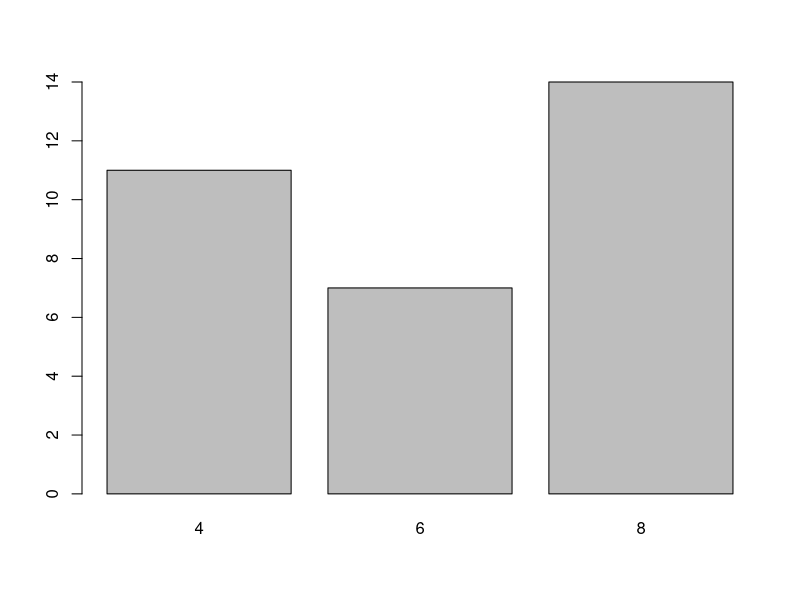
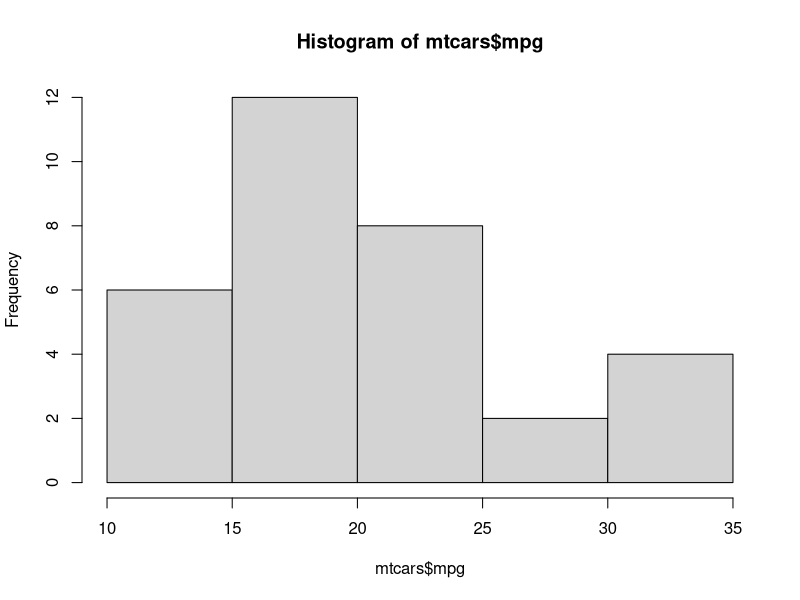
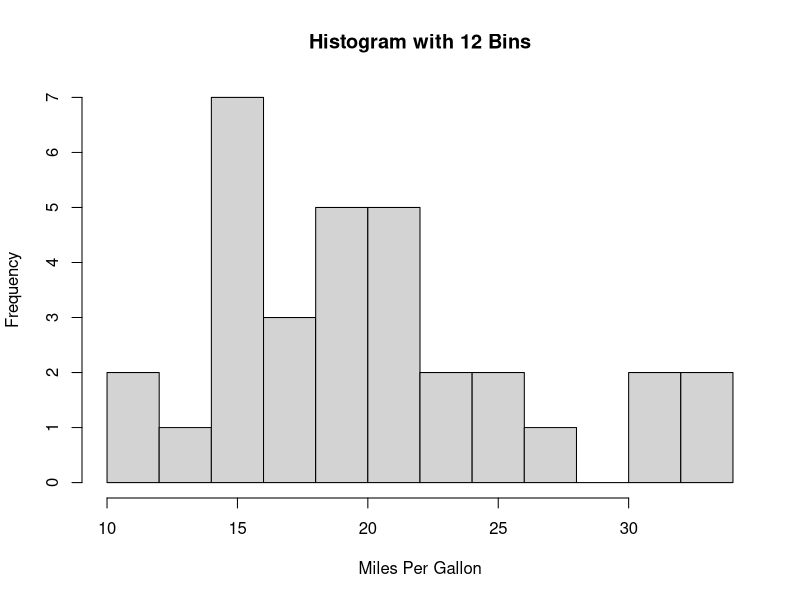
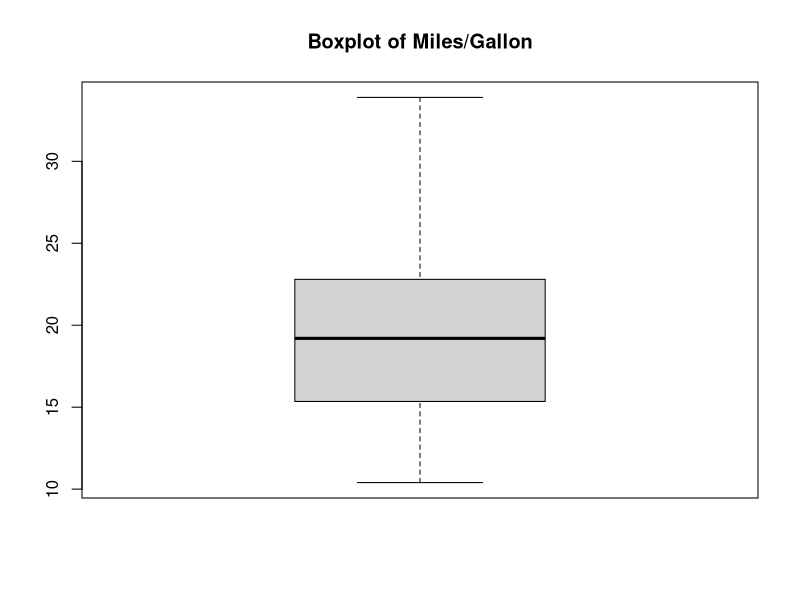
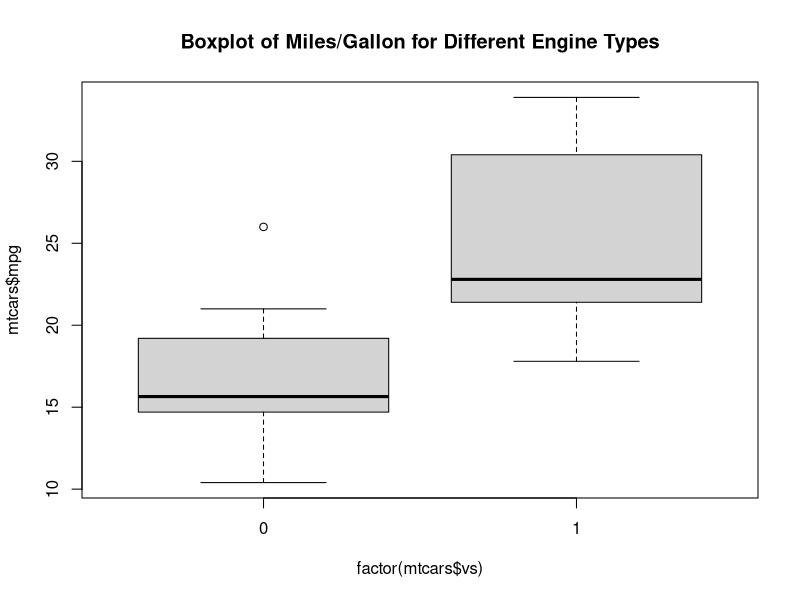
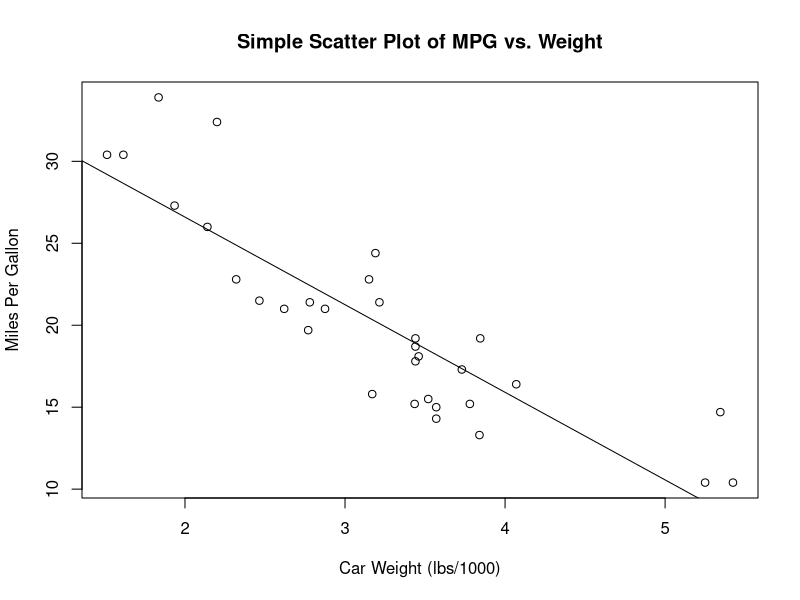

Here is the R script that generated these plots, in order:
##############################

##### working directory  #####

##############################
getwd()
setwd('/media/sf_vm_shared_folder/S-SB-Day1n2/R')
getwd()

##########################
# BASIC CHARTING USING R #
##########################

## count frequency for each category
counts_cyl = table(mtcars$cyl)
counts_cyl

## plot basic bar chart
barplot(counts_cyl)

## plot a simple histogram
hist(mtcars$mpg)


## plot histogram with specified bins
hist(mtcars$mpg, breaks=12, xlab="Miles Per Gallon", main="Histogram with 12 Bins")


boxplot(mtcars$mpg, main = "Boxplot of Miles/Gallon")

boxplot(mtcars$mpg~factor(mtcars$vs), main = "Boxplot of Miles/Gallon for Different Engine Types")


## basic scatter plot of MPG vs. Weight
plot(mtcars$wt, mtcars$mpg, main="Simple Scatter Plot of MPG vs. Weight", xlab="Car Weight (lbs/1000)", ylab="Miles Per Gallon")


## add a line to fit the data
abline(lm(mpg~wt, data = mtcars))

